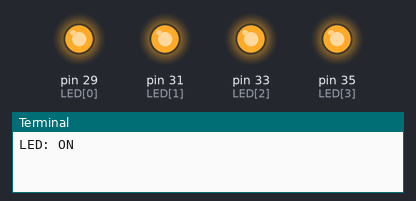
The program below on a simulated Raspberry Pi (header pin numbers). Shown: output pins drawn as LEDs (lit = HIGH), the last lines printed to the terminal. At 20.0 s the program stops and its outputs stay as they are.

Above: at 1.0 s.
At 3.0 s:
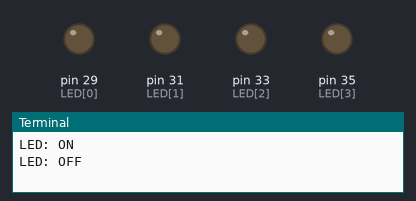
Timing chart, 0 to 5.2 s (numbered marks = the images above):
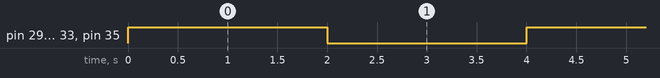

The program:

1A_Blinking_a_LED.py
```python
import RPi.GPIO as GPIO
import time
GPIO.setmode(GPIO.BOARD)
LED = [29,31,33,35]


GPIO.setup(LED, GPIO.OUT)

for i in range(0,5):
	GPIO.output(LED,True)
	print "LED: ON"
	time.sleep(2)

	GPIO.output(LED,False)
	print "LED: OFF"
	time.sleep(2)

GPIO.cleanup()
```

Measured:
- by itself, pin 29 (LED[0]), pin 31 (LED[1]), pin 33 (LED[2]), pin 35 (LED[3]): alternates HIGH for 2.0 s and LOW for 2.0 s, 10 changes in all, then stays LOW
